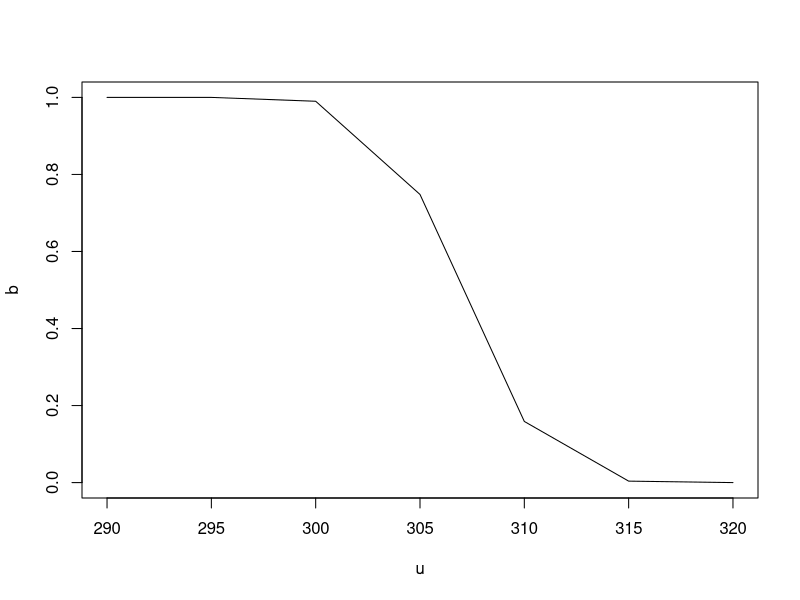
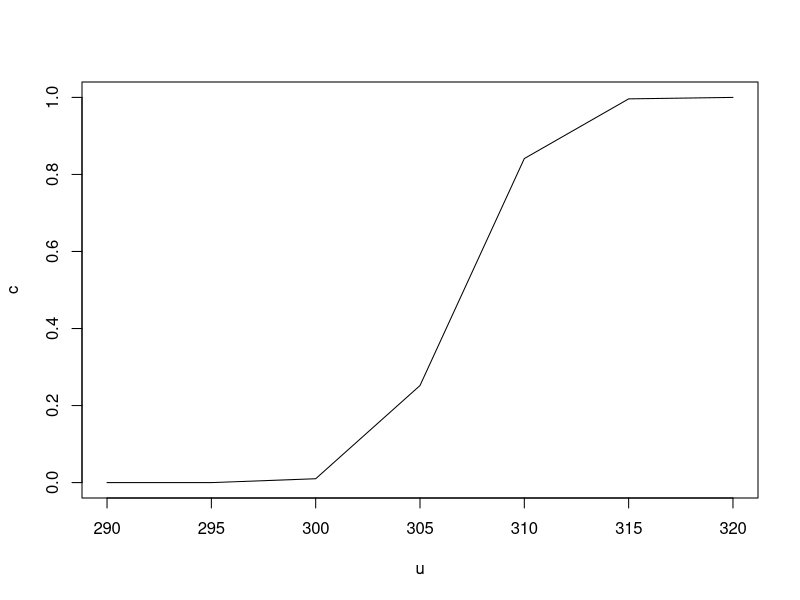

The R script that drew these images, in order:
#PAGE=219
a=307
a1=290
u1=(a-a1)/3
z1=pnorm(u1)
z1=round(z1,4)
cat(z1)


a2=295
u2=(a-a2)/3
z2=pnorm(u2)
z2=round(z2,4)
cat(z2)


a3=300
u3=(a-a3)/3
z3=pnorm(u3)
z3=round(z3,2)
cat(z3)

a7=305
u7=(a-a7)/3
z7=pnorm(u7)
z7=round(z7,3)
cat(z7)


a4=310
u4=(a-a4)/3
z4=pnorm(u4)
z4=round(z4,4)
cat(z4)

a5=315
u5=(a-a5)/3
z5=pnorm(u5)
z5=round(z5,4)
cat(z5)

a6=320
u6=(a-a6)/3
z6=pnorm(u6)
z6=round(z6,4)
cat(z6)



u=c(a1,a2,a3,a7,a4,a5,a6)
b=c(z1,z2,z3,z7,z4,z5,z6)

plot(u,b,type = 'l')

c=1-b
plot(u,c,type = 'l')
